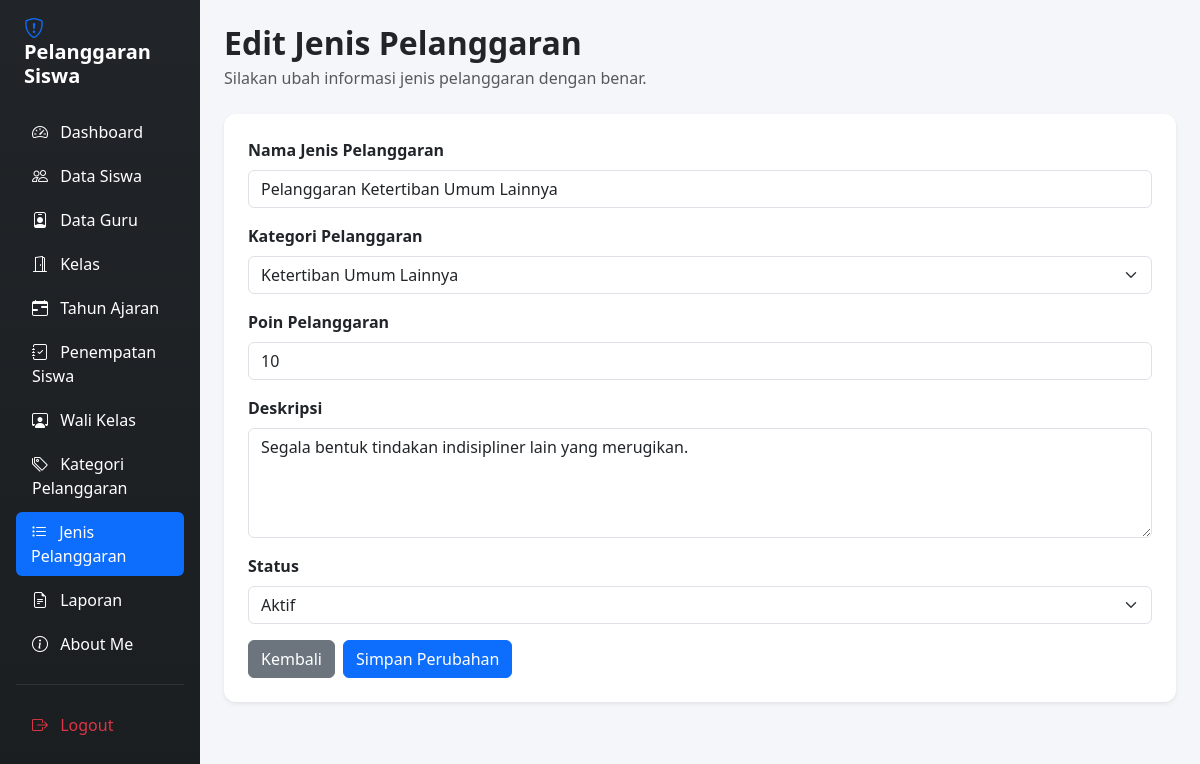
Page /edit_jenis_pelanggaran.php?id=101 (signed in) on the committed database.
### tables this page shows
CREATE TABLE `t_pelanggaran` (
  `id` int(11) NOT NULL,
  `pelanggaran_kategori_id` int(11) DEFAULT NULL,
  `kode` varchar(30) DEFAULT NULL,
  `nama` varchar(150) DEFAULT NULL,
  `poin` int(11) NOT NULL,
  `deskripsi` text NOT NULL,
  `status_tindakan` varchar(50) DEFAULT 'Belum Ditindak',
  `status_aktif` tinyint(1) NOT NULL,
  `created_at` timestamp NOT NULL DEFAULT current_timestamp(),
  `updated_at` timestamp NOT NULL DEFAULT current_timestamp()
);

CREATE TABLE `t_pelanggaran_kategori` (
  `id` int(11) NOT NULL,
  `nama` varchar(100) DEFAULT NULL,
  `deskripsi` text NOT NULL,
  `status_aktif` tinyint(1) NOT NULL,
  `created_at` timestamp NOT NULL DEFAULT current_timestamp(),
  `updated_at` timestamp NOT NULL DEFAULT current_timestamp()
);

### edit_jenis_pelanggaran.php (the view, shortened to what this page needs)
<?php
include "config/koneksi.php";
$id = (int) $_GET['id'];
$stmt_data = mysqli_prepare(
    $koneksi,
    "SELECT * FROM t_pelanggaran WHERE id = ?"
);
mysqli_stmt_bind_param($stmt_data, "i", $id);
mysqli_stmt_execute($stmt_data);
$query_data = mysqli_stmt_get_result($stmt_data);
$data = mysqli_fetch_assoc($query_data);
$nama = $data['nama'];
$kategori_id = $data['pelanggaran_kategori_id'];
$poin = $data['poin'];
$deskripsi = $data['deskripsi'];
$status = $data['status_aktif'];
$query_kategori = mysqli_query(
    $koneksi,
    "SELECT id, nama
     FROM t_pelanggaran_kategori
     ORDER BY nama ASC"
);
?>
<!DOCTYPE html>
<html lang="id">
<head>
    <link href="https://cdn.jsdelivr.net/npm/bootstrap@5.3.8/dist/css/bootstrap.min.css" rel="stylesheet">
    <link href="https://cdn.jsdelivr.net/npm/bootstrap-icons@1.11.3/font/bootstrap-icons.min.css" rel="stylesheet">
</head>
<body>
<div class="container-fluid">
    <div class="row">
        <div class="col-md-3 col-lg-2 sidebar p-3 min-vh-100">
            <h4 class="text-white mb-4 fw-bold fs-5 px-2">
                <i class="bi bi-shield-exclamation text-primary me-2"></i>
                Pelanggaran Siswa
            </h4>
            <?php if (($_SESSION['role'] ?? '') === 'admin'): ?>
                <ul class="nav nav-pills flex-column gap-1">
                    <li class="nav-item">
                        <a href="dashboard.php" class="nav-link text-white">
                            <i class="bi bi-speedometer2 me-2"></i> Dashboard
                        </a>
                    </li>
                    <li class="nav-item">
                        <a href="data_siswa.php" class="nav-link text-white">
                            <i class="bi bi-people me-2"></i> Data Siswa
                        </a>
                    </li>
                    <li class="nav-item">
                        <a href="data_guru.php" class="nav-link text-white">
                            <i class="bi bi-person-badge me-2"></i> Data Guru
                        </a>
                    </li>
                    <li class="nav-item">
                        <a href="kelas.php" class="nav-link text-white">
                            <i class="bi bi-door-open me-2"></i> Kelas
                        </a>
                    </li>
                    <li class="nav-item">
                        <a href="tahun_ajaran.php" class="nav-link text-white">
                            <i class="bi bi-calendar-range me-2"></i> Tahun Ajaran
                        </a>
                    </li>
                    <li class="nav-item">
                        <a href="penepatan_siswa.php" class="nav-link text-white">
                            <i class="bi bi-journal-check me-2"></i> Penempatan Siswa
                        </a>
                    </li>
                    <li class="nav-item">
                        <a href="wali_kelas.php" class="nav-link text-white">
                            <i class="bi bi-person-workspace me-2"></i> Wali Kelas
                        </a>
                    </li>
                    <li class="nav-item">
                        <a href="kategori_pelanggaran.php" class="nav-link text-white">
                            <i class="bi bi-tags me-2"></i> Kategori Pelanggaran
                        </a>
                    </li>
                    <li class="nav-item">
                        <a href="jenis_pelanggaran.php" class="nav-link active">
                            <i class="bi bi-list-task me-2"></i> Jenis Pelanggaran
                        </a>
                    </li>
                    <li class="nav-item">
                        <a href="laporan.php" class="nav-link text-white">
                            <i class="bi bi-file-earmark-text me-2"></i> Laporan
                        </a>
                    </li>
                    <li class="nav-item">
                        <a href="aboutme.php" class="nav-link text-white">
                            <i class="bi bi-info-circle me-2"></i> About Me
                        </a>
                    </li>
                    <hr class="text-secondary my-3">
                    <li class="nav-item">
                        <a href="logout.php" class="nav-link text-danger">
                            <i class="bi bi-box-arrow-right me-2"></i> Logout
                        </a>
                    </li>
                </ul>
            <?php endif; ?>
        </div>
        <main class="col-md-9 col-lg-10 p-4">
            <h2 class="fw-bold mb-1">
                Edit Jenis Pelanggaran
            </h2>
            <p class="text-muted mb-4">
                Silakan ubah informasi jenis pelanggaran dengan benar.
            </p>
            <div class="card shadow-sm">
                <div class="card-body p-4">
                    <form method="POST" action="">
                        <div class="mb-3">
                            <label for="nama" class="form-label fw-semibold">
                                Nama Jenis Pelanggaran
                            </label>
                            <input
                                type="text"
                                name="nama"
                                id="nama"
                                class="form-control"
                                value="<?= htmlspecialchars($nama, ENT_QUOTES, 'UTF-8'); ?>"
                                required>
                        </div>
                        <div class="mb-3">
                            <label for="pelanggaran_kategori_id" class="form-label fw-semibold">
                                Kategori Pelanggaran
                            </label>
                            <select
                                name="pelanggaran_kategori_id"
                                id="pelanggaran_kategori_id"
                                class="form-select"
                                required>
                                <?php while ($kategori = mysqli_fetch_assoc($query_kategori)): ?>
                                    <option
                                        value="<?= (int) $kategori['id']; ?>"
                                        <?= ((int) $kategori_id === (int) $kategori['id']) ? 'selected' : ''; ?>>
                                        <?= htmlspecialchars($kategori['nama'], ENT_QUOTES, 'UTF-8'); ?>
                                    </option>
                                <?php endwhile; ?>
                            </select>
                        </div>
                        <div class="mb-3">
                            <label for="poin" class="form-label fw-semibold">
                                Poin Pelanggaran
                            </label>
                            <input
                                type="number"
                                name="poin"
                                id="poin"
                                class="form-control"
                                min="0"
                                value="<?= (int) $poin; ?>"
                                required>
                        </div>
                        <div class="mb-3">
                            <label for="deskripsi" class="form-label fw-semibold">
                                Deskripsi
                            </label>
                            <textarea
                                name="deskripsi"
                                id="deskripsi"
                                class="form-control"
                                rows="4"
                                required><?= htmlspecialchars($deskripsi, ENT_QUOTES, 'UTF-8'); ?></textarea>
                        </div>
                        <div class="mb-3">
                            <label for="status_aktif" class="form-label fw-semibold">
                                Status
                            </label>
                            <select
                                name="status_aktif"
                                id="status_aktif"
                                class="form-select"
                                required>
                                <option value="1" <?= ((int) $status === 1) ? 'selected' : ''; ?>>
                                    Aktif
                                </option>
                            </select>
                        </div>
                        <div class="d-flex gap-2">
                            <a href="jenis_pelanggaran.php" class="btn btn-secondary">
                                Kembali
                            </a>
                            <button type="submit" name="update" class="btn btn-primary">
                                Simpan Perubahan
                            </button>
                        </div>
                    </form>
                </div>
            </div>
        </main>
    </div>
</div>
</body>
</html>

### edit_jenis_pelanggaran.php (style rules this page uses)
body { background-color: #f4f6f9; }
.sidebar { background: linear-gradient(180deg, #212529 0%, #1a1e21 100%); }
.nav-link { transition: all 0.3s ease; border-radius: 6px; }
.nav-link:hover, .nav-link.active { background-color: #0d6efd !important; color: white !important; padding-left: 15px; }
.card { border: none; border-radius: 12px; }

### rows in the picture
t_pelanggaran: nama "Pelanggaran Ketertiban Umum Lainnya", pelanggaran_kategori_id "Ketertiban Umum Lainnya", poin "10", deskripsi "Segala bentuk tindakan indisipliner lain yang merugikan.", status_aktif "Aktif"
